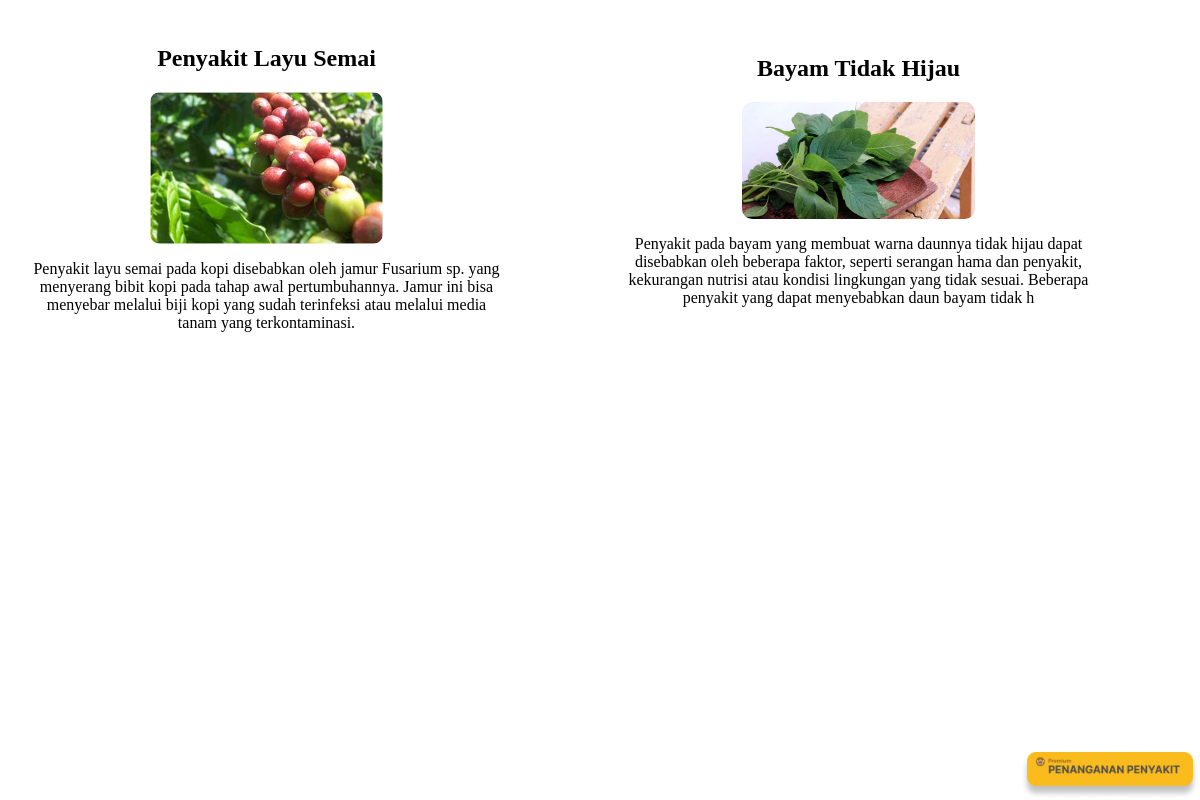
Page /pages/petani/_detailPenyakit.php on the committed database.
### tables this page shows
CREATE TABLE `katalog_penyakit` (
  `id` int(11) NOT NULL,
  `nama_penyakit` varchar(255) NOT NULL,
  `jenis_penyakit` varchar(100) NOT NULL,
  `deskripsi` varchar(255) NOT NULL,
  `createAt` timestamp NOT NULL DEFAULT current_timestamp() ON UPDATE current_timestamp(),
  `editedAt` date DEFAULT NULL,
  `pengelola` int(11) NOT NULL,
  `gambar` varchar(50) NOT NULL
);

### pages/petani/_detailPenyakit.php (the view, shortened to what this page needs)
<!DOCTYPE html>
<html lang="en">
<head>
</head>
<body>
    <?php
        include "../../controller/conn.php";
        $query = "SELECT * FROM katalog_penyakit";
        $hasil = mysqli_query($conn,$query);
        while($row = mysqli_fetch_array($hasil)){
            echo "<div class='cardRow'>";
            echo "<div class='cardCol'>";
            echo "<div class='card'>";
            echo "<h2>" .  $row['nama_penyakit'] . "</h2>";
            echo "<img class='thumbnail' src='../../assets/upload_penyakit/" .$row['gambar'] ."'alt='gambar'>";
            echo "<p class='deskripsi'>" . $row['deskripsi'] . "</p>";
            echo "</div></div>";
        }
    ?>
    <a class="premium" href="_premiumPage.php"><img src="../../assets/button_premium.jpg" alt=""></a>
</body>
</html>

### pages/petani/_detailPenyakit.php (style rules this page uses)
.premium img { position: absolute; bottom: 0; right: 0; width: 15%; }
.card img { border-radius: 10px; display: block; margin-left: auto; margin-right: auto; width: 50%; }
.cardRow { width: 100%; margin: 10px; display: flex; justify-content: center; }
.cardCol { display: flex; justify-content: center; width: 70%; padding: 15px; display: grid; }
h2, p, img { text-align: center; }

### rows in the picture
katalog_penyakit: nama_penyakit "Penyakit Layu Semai", gambar (picture), deskripsi "Penyakit layu semai pada kopi disebabkan oleh jamur Fusarium sp. yang menyerang bibit kopi pada tahap awal pertumbuhannya. Jamur ini bisa menyebar melalui biji kopi yang sudah terinfeksi atau melalui media tanam yang terkontaminasi."
katalog_penyakit: nama_penyakit "Bayam Tidak Hijau", gambar (picture), deskripsi "Penyakit pada bayam yang membuat warna daunnya tidak hijau dapat disebabkan oleh beberapa faktor, seperti serangan hama dan penyakit, kekurangan nutrisi atau kondisi lingkungan yang tidak sesuai. Beberapa penyakit yang dapat menyebabkan daun bayam tidak h"
